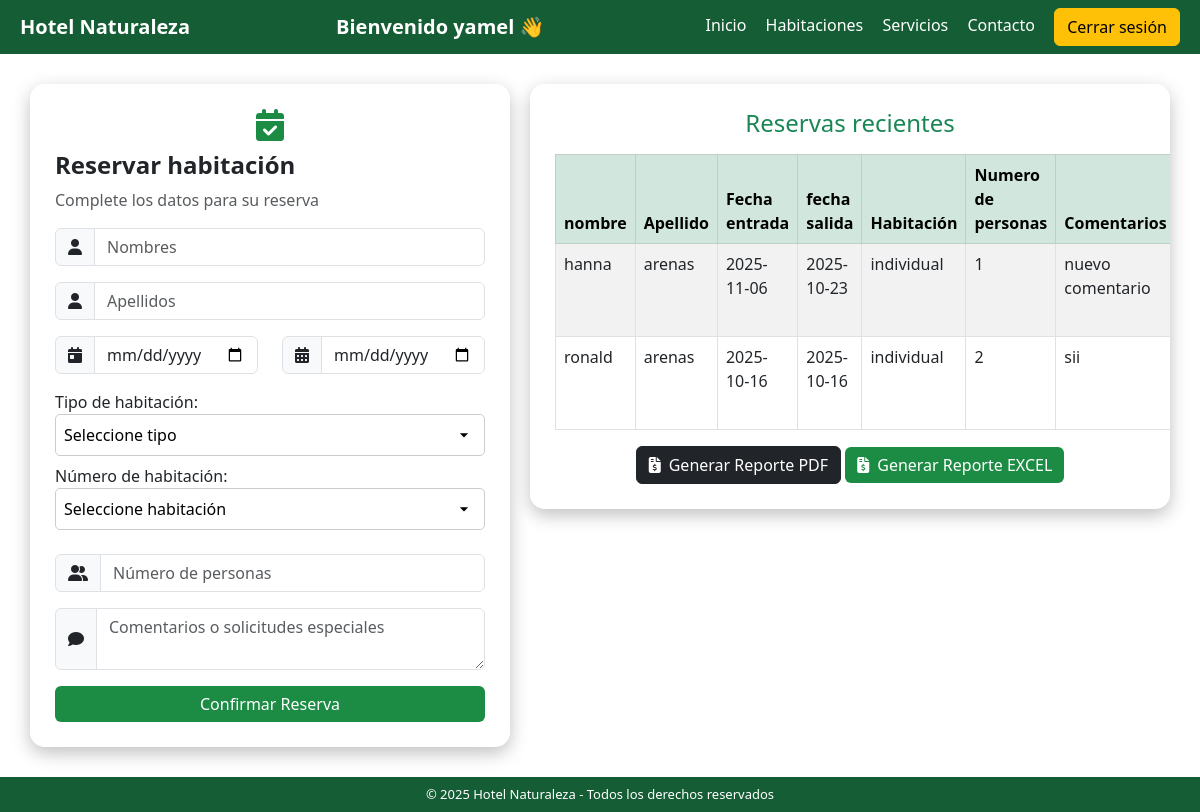
Page /index.php?action=formReservas (signed in) on the committed database.
### tables this page shows
CREATE TABLE `reservations` (
  `id` int NOT NULL AUTO_INCREMENT,
  `user_id` int DEFAULT NULL,
  `nombre` varchar(100) DEFAULT NULL,
  `apellido` varchar(100) DEFAULT NULL,
  `fecha_entrada` date DEFAULT NULL,
  `fecha_salida` date DEFAULT NULL,
  `habitacion` varchar(50) DEFAULT NULL,
  `personas` int DEFAULT NULL,
  `comentarios` text,
  `created_at` datetime DEFAULT CURRENT_TIMESTAMP,
  `updated_at` datetime DEFAULT CURRENT_TIMESTAMP ON UPDATE CURRENT_TIMESTAMP,
  `deleted_at` datetime DEFAULT NULL,
  `created_by` varchar(100) DEFAULT NULL,
  `updated_by` varchar(100) DEFAULT NULL,
  `deleted_by` varchar(100) DEFAULT NULL,
  PRIMARY KEY (`id`)
);

### controllers/controllerBase.php (called while the page is built, shortened)
<?php
class ControllerBase
{
    public function verPaginaInicio($pagina)
    {
        include_once $pagina;
    }
}

### models/conexion.php (called while the page is built, shortened)
<?php
class conexion {
    private $mySQLI;
    private $result;
    public function conectar() {
        $host = 'localhost';
        $db = "hotel_reservas";
        $user = 'root';
        $password = '';
        $this->mySQLI = new mysqli($host,$user,$password,$db);
    }
    public function query($sql) {
        $this->result = $this->mySQLI->query($sql);
    }
    public function getResult(){
        return $this->result;
    }
}

### views/html/auth/formReservas.php (the view, shortened to what this page needs)
<!DOCTYPE html>
<html lang="es">
<head>
  <link href="https://cdn.jsdelivr.net/npm/bootstrap@5.3.0/dist/css/bootstrap.min.css" rel="stylesheet">
  <link href="https://cdnjs.cloudflare.com/ajax/libs/font-awesome/6.4.0/css/all.min.css" rel="stylesheet">
</head>
<body>
  <header>
    <h2>Hotel Naturaleza</h2>
    <?php
      if (isset($_SESSION['user']['name'])) {
          echo "<h2>Bienvenido " . htmlspecialchars($_SESSION['user']['name']) . " 👋</h2>";
      } else {
          echo "<h2>Bienvenido invitado</h2>";
      }
    ?>
    <nav>
      <a href="#">Inicio</a>
      <a href="#">Habitaciones</a>
      <a href="#">Servicios</a>
      <a href="#">Contacto</a>
      <a href="index.php?action=logout" class="btn btn-warning">Cerrar sesión</a>
    </nav>
  </header>
  <div class="content">
    <div class="form-container">
      <div class="mb-2 text-center">
        <i class="fa-solid fa-calendar-check fa-2x" style="color:#1c8c44;"></i>
      </div>
      <form action="<?= SITE_URL ?>index.php?action=registerReserva" method="POST">
        <h2>Reservar habitación</h2>
        <p class="text-muted">Complete los datos para su reserva</p>
        <div class="input-group mb-3">
          <span class="input-group-text"><i class="fa-solid fa-user"></i></span>
          <input type="text" name="nombre" class="form-control" placeholder="Nombres" >
        </div>
        <div class="input-group mb-3">
          <span class="input-group-text"><i class="fa-solid fa-user"></i></span>
          <input type="text" name="apellido" class="form-control" placeholder="Apellidos" >
        </div>
        <div class="row mb-3">
          <div class="col input-group">
            <span class="input-group-text"><i class="fa-solid fa-calendar-day"></i></span>
            <input type="date" name="fecha_entrada" class="form-control" >
          </div>
          <div class="col input-group mt-2 mt-md-0">
            <span class="input-group-text"><i class="fa-solid fa-calendar-days"></i></span>
            <input type="date" name="fecha_salida" class="form-control" >
          </div>
        </div>
        <label for="tipoHabitacion">Tipo de habitación:</label>
        <select id="tipoHabitacion" name="tipoHabitacion" onchange="cargarHabitaciones()"
          style="width:100%; padding:8px; border:1px solid #ccc; border-radius:5px;
                 background-color:#fff; appearance:none; -webkit-appearance:none;
                 -moz-appearance:none;
                 background-repeat:no-repeat;
                 background-position:right 10px center;
                 cursor:pointer;">
          <option value="">Seleccione tipo</option>
        </select><br>
        <label for="numeroHabitacion" class="mt-2">Número de habitación:</label>
        <select id="numeroHabitacion" name="habitacion"
          style="width:100%; padding:8px; border:1px solid #ccc; border-radius:5px;
                 background-color:#fff; appearance:none; -webkit-appearance:none;
                 -moz-appearance:none;
                 background-repeat:no-repeat;
                 background-position:right 10px center;
                 cursor:pointer;">
          <option value="">Seleccione habitación</option>
        </select><br><br>
        <div class="input-group mb-3">
          <span class="input-group-text"><i class="fa-solid fa-user-group"></i></span>
          <input type="number" name="personas" class="form-control" placeholder="Número de personas" min="1" max="6" >
        </div>
        <div class="input-group mb-3">
          <span class="input-group-text"><i class="fa-solid fa-comment"></i></span>
          <textarea name="comentarios" class="form-control" rows="2" placeholder="Comentarios o solicitudes especiales"></textarea>
        </div>
        <button type="submit" class="btn btn-primary w-100" name="btnregister" value="1">Confirmar Reserva</button>
      </form>
    </div>
    <div class="table-container">
      <h4 class="mb-3 text-center text-success">Reservas recientes</h4>
      <table class="table table-striped table-bordered">
        <thead class="table-success">
          <tr>
            <th>nombre</th>
            <th>Apellido</th>
            <th>Fecha entrada</th>
            <th>fecha salida</th>
            <th>Habitación</th>
            <th>Numero de personas</th>
            <th>Comentarios</th>
          </tr>
        </thead>
        <tbody>
         <?php
              $conexion = new conexion();
              $conexion->conectar();
              $userId = $_SESSION['user']['id'];
              $conexion->query("SELECT * FROM reservations WHERE user_id = $userId");
              $resultado = $conexion->getResult();
              while($datos = $resultado->fetch_object()){?>
                <tr>
                  <td><?= $datos->nombre ?></td>
                  <td><?= $datos->apellido ?></td>
                  <td><?= $datos->fecha_entrada ?></td>
                  <td><?= $datos->fecha_salida ?></td>
                  <td><?= $datos->habitacion ?></td>
                  <td><?= $datos->personas ?></td>
                  <td><?= $datos->comentarios ?></td>
                </tr>
              <?php }
              ?>
        </tbody>
      </table>
      <div class="text-center mt-3">
        <a href="<?= SITE_URL ?>index.php?action=generateReport" class="btn btn-dark" target="_blank"><i class="fas fa-file-invoice-dollar me-2"></i>Generar Reporte PDF</a>
        <a href="<?= SITE_URL ?>index.php?action=generateReportExcel" class="btn btn-primary" onclick=""><i class="fas fa-file-invoice-dollar me-2"></i>Generar Reporte EXCEL</a>
      </div>
    </div>
  </div>
  <footer>
    © 2025 Hotel Naturaleza - Todos los derechos reservados
  </footer>
</body>
</html>

### index.php (shortened to what this page needs)
<?php
    require_once 'controllers/controllerBase.php';
    require_once 'controllers/controllerReservation.php';
    require_once 'models/conexion.php';
    $controllerBase = new controllerBase();
    if(isset($_GET['action'])){
        if($_GET['action'] == 'formReservas' ){
            $controllerBase->verPaginaInicio('views/html/auth/formReservas.php');
        }
    }
    else{
        $controllerBase->verPaginaInicio('views/html/home.php');
    }

### views/html/auth/formReservas.php (style rules this page uses)
body { background: url('https://images.unsplash.com/photo-1506748686214-e9df14d4d9d0?auto=format&fit=crop&w=1600&q=80') no-repeat center center fixed; background-size: cover; margin: 0; font-family: 'Segoe UI', Tahoma, Geneva, Verdana, sans-serif; height: 100vh; display: flex; flex-direction: column; }
header { background-color: #155d34; color: #fff; padding: 8px 20px; display: flex; justify-content: space-between; align-items: center; }
header h2 { margin: 0; font-weight: bold; font-size: 20px; }
nav a { color: #fff; margin-left: 15px; text-decoration: none; font-weight: 500; }
.content { flex: 1; display: flex; justify-content: space-around; align-items: flex-start; padding: 30px; gap: 20px; }
.form-container, .table-container { background: rgba(255,255,255,0.95); padding: 25px; border-radius: 15px; box-shadow: 0 6px 18px rgba(0,0,0,0.25); }
.form-container { width: 480px; }
.table-container { flex: 1; overflow-y: auto; max-height: 550px; }
.form-container h2 { font-weight: bold; margin-bottom: 8px; font-size: 24px; }
.btn-primary { background-color: #1c8c44; border: none; }
footer { background-color: #155d34; color: #fff; text-align: center; padding: 8px; font-size: 13px; }

### rows in the picture
reservations: nombre "hanna", apellido "arenas", fecha_entrada "2025-11-06", fecha_salida "2025-10-23", habitacion "individual", personas "1", comentarios "nuevo comentario"
reservations: nombre "ronald", apellido "arenas", fecha_entrada "2025-10-16", fecha_salida "2025-10-16", habitacion "individual", personas "2", comentarios "sii"

### other values in the picture
$_SESSION['user']['name'] "yamel"
